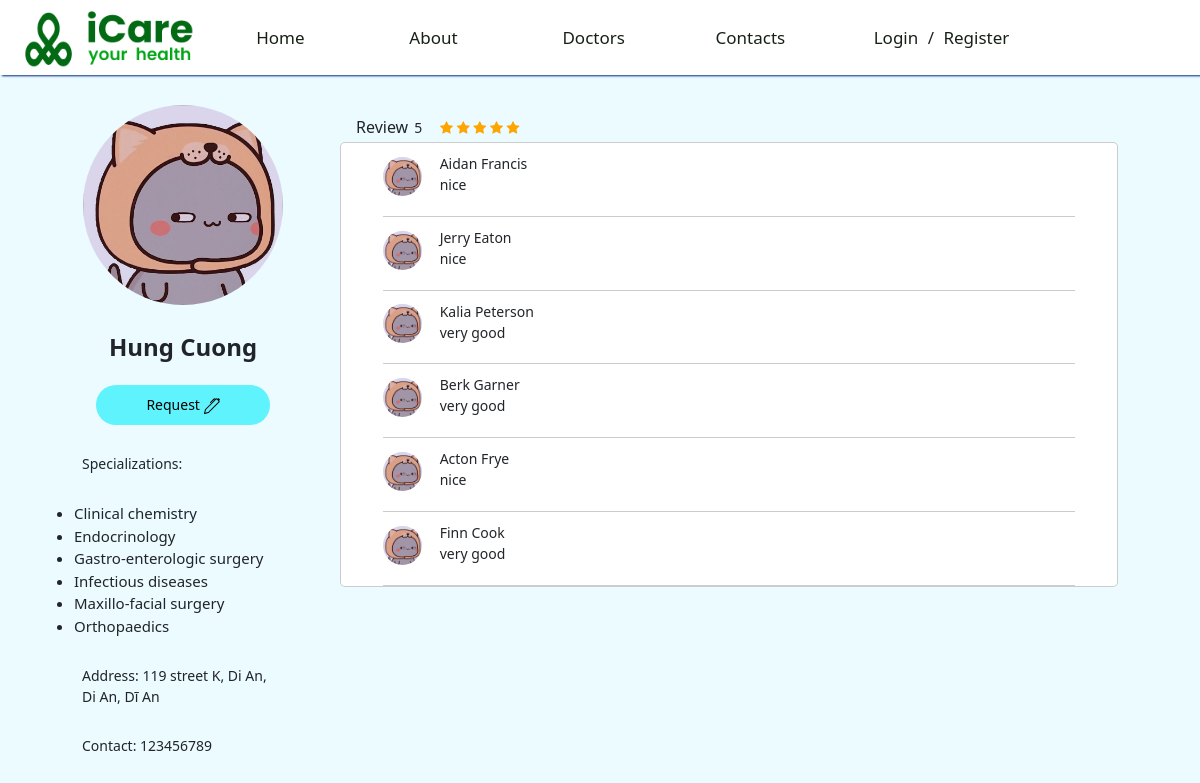
Page /index.php?page=detail&id=1 on the committed database.
### tables this page shows
CREATE TABLE patient
(
    patient_name VARCHAR(50) NOT NULL,
    patient_id INT NOT NULL auto_increment,
    nic_number VARCHAR(20) NOT NULL,
    age INT,
    house_number VARCHAR(50),
    street VARCHAR(50),
    ward VARCHAR(50),
    district VARCHAR(50),
    city VARCHAR(50),
    image_url VARCHAR(200),
    PRIMARY KEY (patient_id),
    UNIQUE (nic_number)
);

CREATE TABLE doctor
(
    doc_name VARCHAR(50) NOT NULL,
    clinic_number VARCHAR(50),
    doc_id INT NOT NULL,
    street VARCHAR(50),
    ward VARCHAR(50),
    district VARCHAR(50),
    city VARCHAR(50),
    image_url VARCHAR(200),
    description VARCHAR(500),
    star_reviews FLOAT NOT NULL,
    phone_number VARCHAR(50),
    PRIMARY KEY (doc_id)
);

CREATE TABLE patient2doctor
(
    patient_review VARCHAR(150),
    doctor_answer VARCHAR(150),
    date_registered DATE NOT NULL,
    patient_star INT,
    request_status CHAR(1) NOT NULL,
    initial_condition VARCHAR(250),
    meeting_date DATE NOT NULL,
    meeting_id INT NOT NULL auto_increment,
    doc_id INT NOT NULL,
    patient_id INT NOT NULL,
    PRIMARY KEY (meeting_id),
    FOREIGN KEY (doc_id) REFERENCES doctor(doc_id),
    FOREIGN KEY (patient_id) REFERENCES patient(patient_id)
);

### models/user.php (called while the page is built, shortened)
<?php
class UserModel
{
    public function InitConnect()
    {
        $con = mysqli_connect('localhost', 'root', 'root', 'iCare');
        if (mysqli_connect_errno()) {
            die('Connection failed: ' . mysqli_connect_error());
        } else return $con;
    }
    public function getPictureOneUser($id)
    {
        $con = $this->InitConnect();
        if ($_SESSION['user_type'] == 'a') {
            return "";
        } else if ($_SESSION['user_type'] == 'p') {
            $res = $con->query("SELECT image_url FROM patient WHERE patient_id =" . $id);
        } else {
            $res = $con->query("SELECT image_url FROM doctor WHERE doc_id =" . $id);
        }
        return $res->fetch_assoc()['image_url'];
    }
}

### controllers/profile.php (called while the page is built, shortened)
<?php
class ProfileController {
    public function InitProfileController(){
        require_once('models/user.php');
    }
    public function getPictureOneUser($id){
        $userModel = new UserModel();
        $pic = $userModel->getPictureOneUser($id);
        return $pic;
    }
}
?>

### views/detail-components/review.php (the view)
<?php
include "./services/connection.php";
$id = $_GET['id'];
?>
<div class="review">
    <?php
        $sql = "SELECT star_reviews FROM doctor WHERE doc_id = $id";
        $result = mysqli_query($conn, $sql);
        while ($row = mysqli_fetch_assoc($result)){
            $stars = round($row['star_reviews']);
        }
    ?>
    <h4>Review <span class="review-rating"><?php echo $stars ?></span></h4>
    <div class="review-star">
        <?php for ($x = 0; $x < 5; $x++) {
            if($stars > 0){
        ?>
                <span class="fa fa-star checked"></span>
            <?php } else { ?>
                <span class="fa fa-star"></span>
        <?php } $stars = $stars - 1; } ?>
    </div>
    <div class="review-part">
        <?php
        require_once("./controllers/profile.php");
        $profileController = new ProfileController();
        $pic = $profileController->getPictureOneUser($id);
        $sql = "call getRecentReviews($id)";
        $result = mysqli_query($conn, $sql);
        while ($row = mysqli_fetch_assoc($result)) {
        ?>
            <div class="reviewer">
                <img class="reviewer-img" src="<?php echo $pic ?>" alt="">
                <div>
                    <div class="reviewer-name"><?php echo $row['patient_name'] ?></div>
                    <div class="reviewer-comment"><?php echo $row['patient_review'] ?></div>
                </div>
            </div>
        <?php } ?>
    </div>
</div>

### views/detail-components/detail-info-card.php (shortened to what this page needs)
<?php
include "./services/connection.php";
?>
<?php
    if(isset($_SESSION['user_type']))
        $user_type = $_SESSION['user_type'];
    $name = "";
    $image_url = "";
    $address = "";
    if(isset($_GET['id']))
        $id = $_GET['id'];
    require_once("./controllers/profile.php");
    $profileController = new ProfileController();
    $pic = $profileController->getPictureOneUser($id);
    $sql1 = "CALL getDoctorDetails($id);";
    $record = mysqli_query($conn, $sql1);
    while ($user_info = mysqli_fetch_assoc($record)) {
        $address = $user_info['clinic_number'] . " street " . $user_info['street'] . ", " . $user_info['ward'] . ", " . $user_info['district'] . ", " . $user_info['city'];
        $name = $user_info['doc_name'];
        $image_url = $pic;
        $contact = $user_info['phone_number'];
    }
    include "./services/connection.php";
    $speciality = [];
    $sql2 = "call getSpecializations($id);";
    $record2 = mysqli_query($conn, $sql2);
    while ($doc_info = mysqli_fetch_assoc($record2)) {
        $speciality[] = $doc_info['spec_name'];
    }
?>
<div class="user-card">
    <div class="user-image-card">
        <img class="user-image" src="<?php echo $image_url ?>" alt="">
    </div>
    <div>
        <div class="user-name"><?php echo $name ?></div>
        <?php if($user_type == 'p') { ?>
        <button class="edit-button"><a href="#" class="edit-profile"> Request </a></button>
        <?php } ?>
        <div class="user-info">Specializations: <span class="info"></span></div>
        <?php
        if (count($speciality) > 0) {
            echo "<ul class='speciality'>";
            foreach ($speciality as $spec) {
                echo "<li style='text-align: left; font-size: 1.5rem'>$spec</li>";
            }
            echo "</ul>";
        }
        ?>
        <div class="user-info">Address: <span class="info"><?php echo $address ?></span></div>
        <div class="user-info">Contact: <span class="info"><?php echo $contact ?></span></div>
    </div>
</div>

### assets/css/base.css (style rules this page uses)
:root { --primary-color: #012884; --primary-text-color: #016A14; --white-color: #fff; --black-color: #000; --text-color: #7a7a7a; --black-text-color: #172017; --border-color: #dbdbdb; --background-color: #ebfbff; --header-height: 75px; --header-height-responsive: 120px; }
* { box-sizing: inherit; }
html { font-size: 62.5%; line-height: 1.6rem; font-family: "Roboto", sans-serif; box-sizing: border-box; -webkit-box-sizing: border-box; -moz-box-sizing: border-box; background-color: var(--background-color); }
body { background-color: var(--background-color); background-repeat: no-repeat; background-attachment: fixed; background-position: top center; color: var(--black-text-color); -webkit-font-smoothing: antialiased; font-smooth: antialiased; -moz-osx-font-smoothing: grayscale; }
a { text-decoration: none !important; }
a, a:hover, a:focus, a::before, a::after { outline: none; text-decoration: none; }

### assets/css/profile/user-info-card.css (style rules this page uses)
.user-card { background-color: none; text-align: center; margin-left: 3em; margin-top: 3em; }
.user-image-card { margin: 0; padding: 0; }
.user-image { width: 280px; height: 280px; border-radius: 50%; }
.user-name { font-size: 24px; font-weight: 700; margin-top: 1em; }
.edit-button { background-color: #5ef3fd; border: none; border-radius: 20px; padding: 10px 50px; margin: 2em 0em auto; }
a.edit-profile { color: black; text-decoration: none; font-size: 14px; line-height: 20px; font-weight: 500; }
.user-info { font-size: 14px; text-align: start; margin: 2em 2em; font-weight: 500; }
.info { font-weight: 400; }
@media (max-width: 1400px) { .user-image { width: 200px; height: 200px; } }

### assets/css/profile/profile-page.css (style rules this page uses)
body { background-color: #ebfbff; }

### assets/css/profile/review.css (style rules this page uses)
.review { margin-top: 3em; margin-left: 2em; font-size: 14px; width: 90%; }
.review > h4 { font-size: 16px; margin-left: 1em; display: inline-block; }
.review-rating { margin-left: 2px; font-size: 14px; font-weight: 400; }
.review-star { display: inline-block; margin-left: 1em; }
.review-part { background-color: white; border: 1px solid rgba(0, 0, 0, 0.2); border-radius: 5px; }
.reviewer { margin-right: 3em; margin-left: 3em; border-bottom: 1px solid rgba(0, 0, 0, 0.2); padding-top: 10px; }
.reviewer > div { display: inline-block; }
.checked { color: orange; }
.reviewer-img { width: 39px; height: 39px; border-radius: 50%; background-color: none; margin-right: 1em; display: inline-block; margin-bottom: 20px; }
.reviewer-name { display: inline-block; }

### rows in the picture
patient: image_url (picture)
doctor: doc_name "Hung Cuong", address "119 street K, Di An, Di An, Dĩ An", phone_number "123456789", star_reviews "5"
patient2doctor: patient.image_url (picture), patient.patient_name "Aidan Francis", patient_review "nice"
patient2doctor: patient.image_url (picture), patient.patient_name "Jerry Eaton", patient_review "nice"
patient2doctor: patient.image_url (picture), patient.patient_name "Kalia Peterson", patient_review "very good"
patient2doctor: patient.image_url (picture), patient.patient_name "Berk Garner", patient_review "very good"
patient2doctor: patient.image_url (picture), patient.patient_name "Acton Frye", patient_review "nice"
patient2doctor: patient.image_url (picture), patient.patient_name "Finn Cook", patient_review "very good"

### other values in the picture
$spec "Clinical chemistry"
$spec "Endocrinology"
$spec "Gastro-enterologic surgery"
$spec "Infectious diseases"
$spec "Maxillo-facial surgery"
$spec "Orthopaedics"
